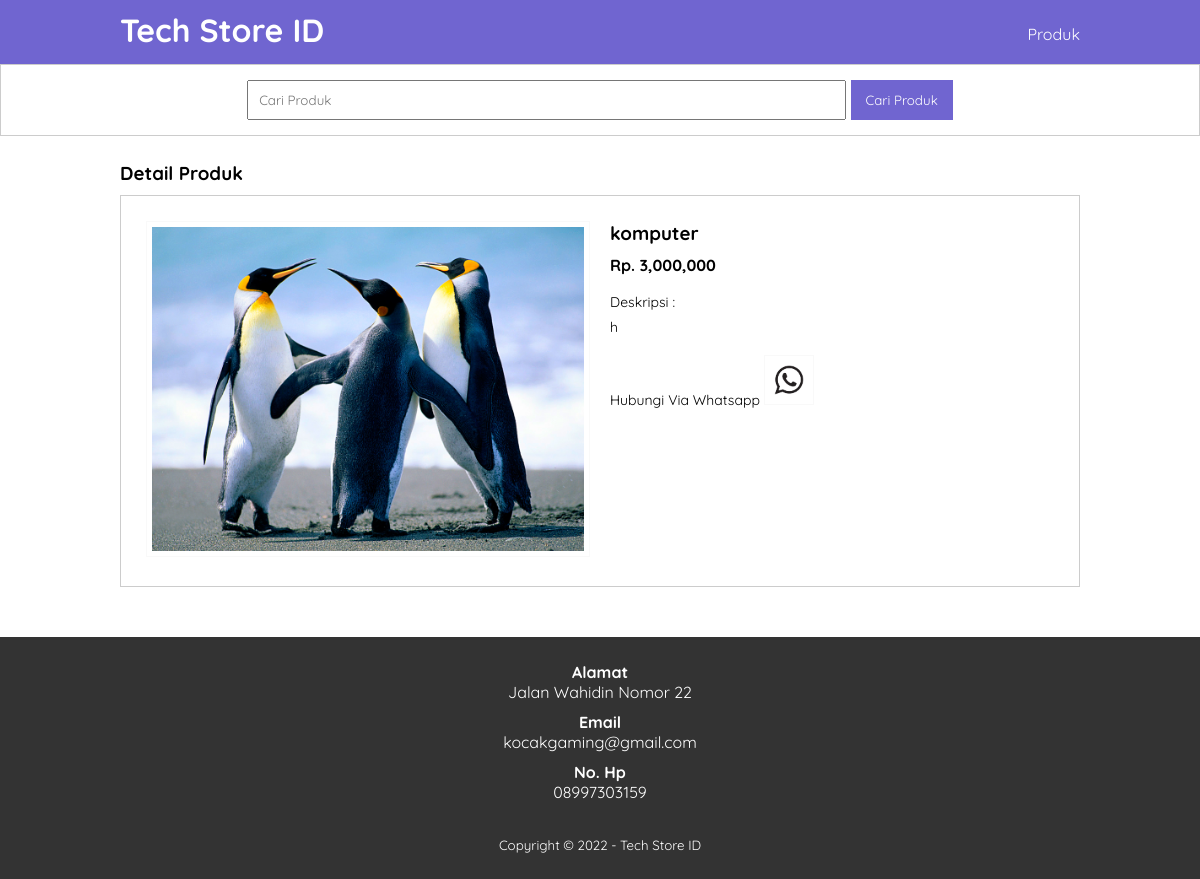
Page /detail-produk.php?id=2 on the committed database.
### tables this page shows
CREATE TABLE `tb_product` (
  `product_id` int(11) NOT NULL,
  `category_id` int(11) NOT NULL,
  `product_name` varchar(100) NOT NULL,
  `product_price` int(11) NOT NULL,
  `product_description` text NOT NULL,
  `product_image` varchar(100) NOT NULL,
  `product_status` tinyint(1) NOT NULL,
  `date_created` timestamp NOT NULL DEFAULT CURRENT_TIMESTAMP
);

### detail-produk.php (the view, shortened to what this page needs)
<?php
include 'koneksi.php';
$kontak = mysqli_query($conn, "SELECT admin_telp, admin_email, admin_address FROM tb_admin WHERE admin_id = 1 ");
$a = mysqli_fetch_object($kontak);
$produk = mysqli_query($conn, "SELECT  * FROM tb_product WHERE product_id = '" . $_GET['id'] . "' ");
$p = mysqli_fetch_object($produk);
?>
<!DOCTYPE html>
<html lang="en">
<head>
    <link rel="stylesheet" href="css/style.css">
</head>
<body>
    <header>
        <div class="container">
            <h1><a href="index.php">Tech Store ID</h1>
            <ul>
                <li><a href="produk.php">Produk</a></li>
            </ul>
        </div>
    </header>
    <div class="search">
        <div class="container">
            <form action="produk.php">
                <input type="text" name="search" placeholder="Cari Produk" value="<?php echo $_GET['search'] ?>">
                <input type="submit" name="cari" value="Cari Produk">
            </form>
        </div>
    </div>
    <div class="section">
        <div class="container">
            <h3>Detail Produk</h3>
            <div class="box">
                <div class="col-2">
                    <img src="produk/<?php echo $p->product_image ?>" width="100%">
                </div>
                <div class="col-2">
                    <h3><?php echo $p->product_name ?></h3>
                    <h4>Rp. <?php echo number_format($p->product_price) ?></h4>
                    <p>Deskripsi :<br>
                        <?php echo $p->product_description ?>
                    </p>
                    <p><a href="https://api.Whatsapp.com/send?phone=<?php echo $a->admin_telp ?>&text=Hi Saya Tertarik Dengan Produk Anda." target="_blank">Hubungi Via Whatsapp
                            <img src="img/icon-whatsapp.png" width="50px"></a></p>
                </div>
            </div>
        </div>
    </div>
    <div class="footer">
        <div class="container">
            <h4>Alamat</h4>
            <p><?php echo $a->admin_address ?></p>
            <h4>Email</h4>
            <p><?php echo $a->admin_email ?></p>
            <h4>No. Hp</h4>
            <p><?php echo $a->admin_telp ?></p>
            <small>Copyright &copy; 2022 - Tech Store ID</small>
        </div>
    </div>
</body>
</html>

### css/style.css (style rules this page uses)
* { padding: 0; margin: 0; font-family: 'Quicksand', sans-serif; }
body { background-color: #fff; }
a { color: inherit; text-decoration: none; }
header { background-color: #7065d0; color: #fff; }
header h1 { float: left; padding: 10px 0; }
header ul { float: right; }
header ul li { display: inline-block; }
header ul li a { padding: 20px 0 20px 15px; display: inline-block; }
.container { width: 80%; margin: 0 auto; }
.container:after { content: ''; display: block; clear: both; }
.section { padding: 25px 0; }
.box { background-color: #fff; border: 1px solid #ccc; padding: 15px; box-sizing: border-box; margin: 10px 0 25px 0; }
.box:after { content: ''; display: block; clear: both; }
.search { padding: 15px 0; background-color: #fff; border: 1px solid #ccc; text-align: center; }
.search input[type=text] { width: 60%; padding: 10px; }
.search input[type=submit] { padding: 12px 15px; background-color: #7065d0; color: #fff; border: none; cursor: pointer; }
.footer { padding: 25px; background-color: #333; color: #fff; text-align: center; }
.footer p { margin-bottom: 10px; }
.footer small { margin-top: 25px; display: inline-block; }
.col-2 { width: 50%; min-height: 200px; padding: 10px; box-sizing: border-box; float: left; }
.col-2 img { border: 1px solid #f9f9f9; padding: 5px; box-sizing: border-box; }
.col-2 h3 { margin-bottom: 10px; }
.col-2 h4 { color: #000; }
.col-2 p { margin: 15px 0; text-align: justify; line-height: 25px; font-size: 14px; }

### rows in the picture
tb_product: product_image (picture), product_name "komputer", product_price "3,000,000", product_description "h"

### other values in the picture
$a->admin_address "Jalan Wahidin Nomor 22"
$a->admin_email "kocakgaming@gmail.com"
$a->admin_telp "08997303159"
